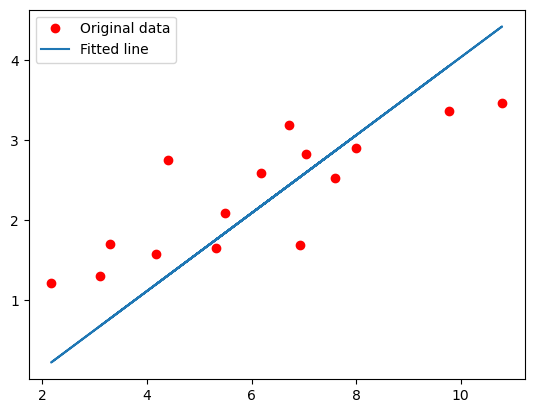

The script that saved this image:
import torch 
import torch.nn as nn
import numpy as np
import matplotlib.pyplot as plt

input_size = 1
output_size = 1
num_epochs = 100
learning_rate = 0.001

# Toy dataset
x_train = np.array([[3.3], [4.4], [5.5], [6.71], [6.93], [4.168], 
                    [9.779], [6.182], [7.59], [2.167], [7.042], 
                    [10.791], [5.313], [7.997], [3.1]], dtype=np.float32)

y_train = np.array([[1.7], [2.76], [2.09], [3.19], [1.694], [1.573], 
                    [3.366], [2.596], [2.53], [1.221], [2.827], 
                    [3.465], [1.65], [2.904], [1.3]], dtype=np.float32)

model = nn.Linear(input_size, output_size)

criterion = nn.MSELoss()
optimizer = torch.optim.SGD(model.parameters(), lr = learning_rate)

for epoch in range(num_epochs):
    inputs = torch.from_numpy(x_train)
    targets = torch.from_numpy(y_train)
    
    outputs = model(inputs)
    loss = criterion(outputs, targets)
    
    optimizer.zero_grad()
    loss.backward()
    optimizer.step()
    
    if (epoch+1) % 5 == 0:
        print ('Epoch [{}/{}], Loss: {:.4f}'.format(epoch+1, num_epochs, loss.item()))

# Plot the graph
predicted = model(torch.from_numpy(x_train)).detach().numpy()
plt.plot(x_train, y_train, 'ro', label='Original data')
plt.plot(x_train, predicted, label='Fitted line')
plt.legend()
plt.show()

plt.savefig('linear_regression.png', bbox_inches='tight')

# Save the model checkpoint
torch.save(model.state_dict(), 'model.ckpt')